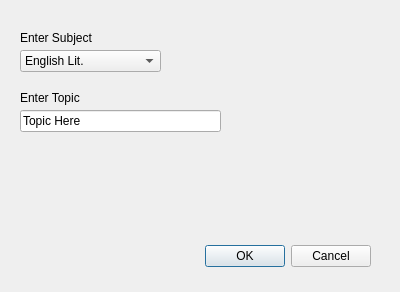
<?xml version="1.0" encoding="UTF-8"?>
<ui version="4.0">
 <class>Dialog</class>
 <widget class="QDialog" name="Dialog">
  <property name="geometry">
   <rect>
    <x>0</x>
    <y>0</y>
    <width>400</width>
    <height>292</height>
   </rect>
  </property>
  <property name="windowTitle">
   <string>Dialog</string>
  </property>
  <widget class="QDialogButtonBox" name="buttonBox">
   <property name="geometry">
    <rect>
     <x>30</x>
     <y>240</y>
     <width>341</width>
     <height>32</height>
    </rect>
   </property>
   <property name="orientation">
    <enum>Qt::Horizontal</enum>
   </property>
   <property name="standardButtons">
    <set>QDialogButtonBox::Cancel|QDialogButtonBox::Ok</set>
   </property>
  </widget>
  <widget class="QLabel" name="label">
   <property name="geometry">
    <rect>
     <x>20</x>
     <y>30</y>
     <width>151</width>
     <height>16</height>
    </rect>
   </property>
   <property name="text">
    <string>Enter Subject</string>
   </property>
  </widget>
  <widget class="QLabel" name="label_2">
   <property name="geometry">
    <rect>
     <x>20</x>
     <y>90</y>
     <width>151</width>
     <height>16</height>
    </rect>
   </property>
   <property name="text">
    <string>Enter Topic</string>
   </property>
  </widget>
  <widget class="QComboBox" name="comboBox">
   <property name="geometry">
    <rect>
     <x>20</x>
     <y>50</y>
     <width>141</width>
     <height>22</height>
    </rect>
   </property>
   <item>
    <property name="text">
     <string>English Lit.</string>
    </property>
   </item>
   <item>
    <property name="text">
     <string>English Lang.</string>
    </property>
   </item>
   <item>
    <property name="text">
     <string>Physics</string>
    </property>
   </item>
   <item>
    <property name="text">
     <string>DT</string>
    </property>
   </item>
   <item>
    <property name="text">
     <string>RPE</string>
    </property>
   </item>
   <item>
    <property name="text">
     <string>Chemistry</string>
    </property>
   </item>
   <item>
    <property name="text">
     <string>Ad Maths</string>
    </property>
   </item>
   <item>
    <property name="text">
     <string>Biology</string>
    </property>
   </item>
   <item>
    <property name="text">
     <string>Computing</string>
    </property>
   </item>
   <item>
    <property name="text">
     <string>Maths</string>
    </property>
   </item>
   <item>
    <property name="text">
     <string>French</string>
    </property>
   </item>
  </widget>
  <widget class="QLineEdit" name="lineEdit">
   <property name="geometry">
    <rect>
     <x>20</x>
     <y>110</y>
     <width>201</width>
     <height>22</height>
    </rect>
   </property>
   <property name="text">
    <string>Topic Here</string>
   </property>
  </widget>
 </widget>
 <resources/>
 <connections>
  <connection>
   <sender>buttonBox</sender>
   <signal>accepted()</signal>
   <receiver>Dialog</receiver>
   <slot>accept()</slot>
   <hints>
    <hint type="sourcelabel">
     <x>248</x>
     <y>254</y>
    </hint>
    <hint type="destinationlabel">
     <x>157</x>
     <y>274</y>
    </hint>
   </hints>
  </connection>
  <connection>
   <sender>buttonBox</sender>
   <signal>rejected()</signal>
   <receiver>Dialog</receiver>
   <slot>reject()</slot>
   <hints>
    <hint type="sourcelabel">
     <x>316</x>
     <y>260</y>
    </hint>
    <hint type="destinationlabel">
     <x>286</x>
     <y>274</y>
    </hint>
   </hints>
  </connection>
 </connections>
</ui>
